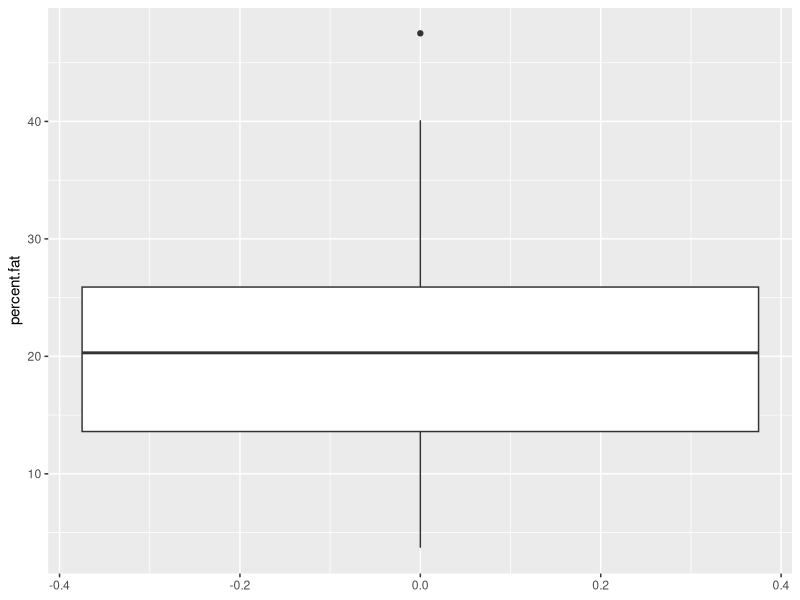
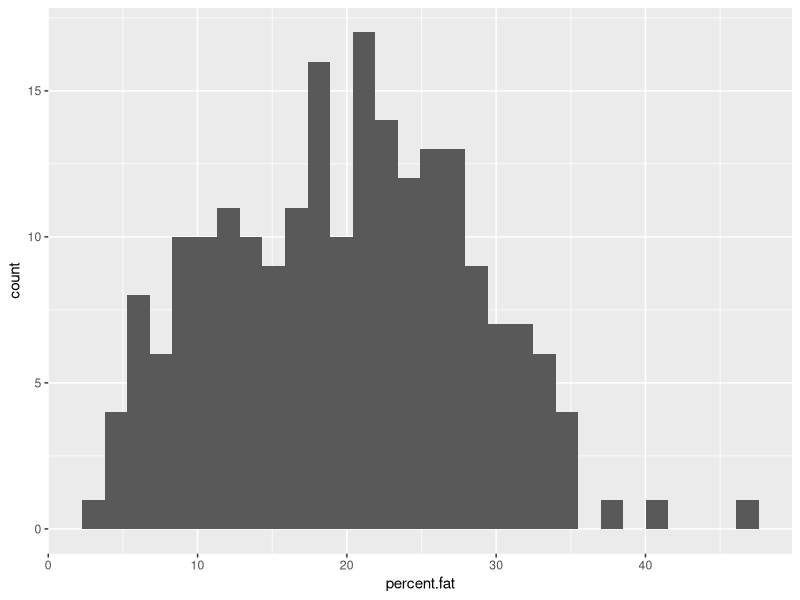
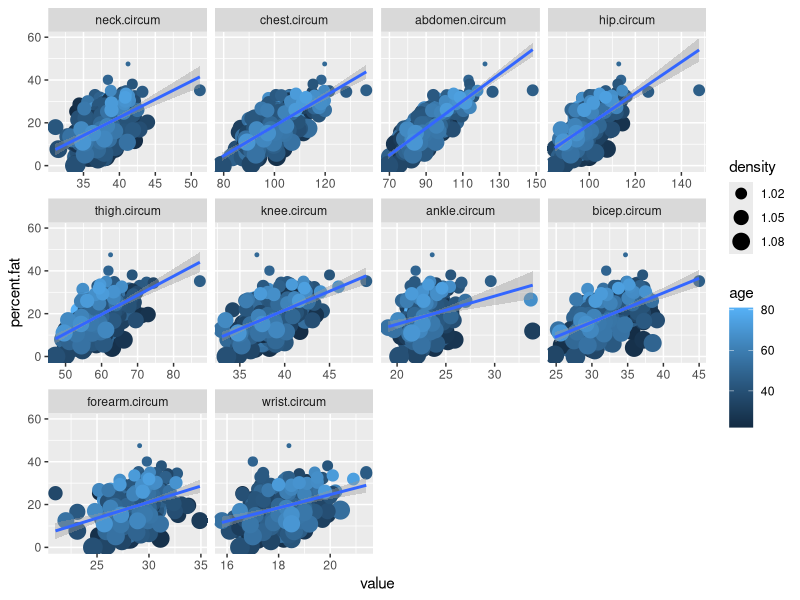

These charts were generated, in order, by the following R code:
## ---- chunk 1
knitr::opts_chunk$set(echo = TRUE)
## ---- chunk 2

library(tidyverse) # Load the Tidyverse package. More info at https://www.tidyverse.org/

body_fat_df <- read_csv("bodyfat.csv", col_names = TRUE) # import the Body Fat Data Frame. Source: http://www-huber.embl.de/users/klaus/BasicR/bodyfat.rda

## ---- chunk 3

dim(body_fat_df) # shows the row number and column number of the data frame
head(body_fat_df, 10) # head it is used to visualize the first 10 (in this case) lines of the dataframe
summary(body_fat_df) # print a short stats report of the data frame
 
# ?<function_name> (e.g. ?dim) gives some info about the function and the grammar. Also help(<function_name>) has a similar use.

## ---- chunk 4

body_fat_df_over_40 <- body_fat_df %>% 
                       filter(age > 40 )

# %>%  this simbol is called "pipe" is way to passing infromation from one function to the following one

body_fat_df_over_age <- body_fat_df %>% 
                       filter(age > 40 & height > 70.00)

body_fat_df_over_age_height <- body_fat_df %>% 
                       filter(age > 40 | height > 70.00)

body_fat_df_over_age_height <- body_fat_df_over_age_height %>% 
                                mutate(BMI = (weight/height^2) * 703 ) %>% # muate here is used to calculate the BMI and add it as a new column to the data frame 
                                select(age, height, weight, BMI, density, percent.fat, everything()) %>%   # re-order the data.frame columns as we want. everything() is used to call all the columns which haven't been called before
                                arrange(desc(BMI)) # this command will sort the data frame columns accordin to the descending BMI order. arrange is reframing the dataframe and desc() is asking to sort them in an descending order.

## ---- chunk 5

plot_hist <- ggplot(body_fat_df_over_age_height, mapping = aes( x = percent.fat)) + # ggplot function is creating the empty graphic 
          geom_histogram() 

plot_box <- ggplot(body_fat_df_over_age_height, mapping = aes( y = percent.fat)) + # ggplot function is creating the empty graphic 
          geom_boxplot() 
# the boxplot shows the quantiles and the median of the data. The qualtiles are dividing the data in top 25% and bottom 25%, the square has 50% of the entire dataset
# with dots ahowinf the outliers. (The x axis in this case is not meaningfull) 

plot_scatter <-ggplot(body_fat_df_over_age_height, aes(BMI, percent.fat))+
                      geom_point(aes(color=age, size=density)) +
                      geom_smooth(method= "lm") 

# To calculate the coefficient and intercept you could use this formula
lm(data = body_fat_df_over_age_height, BMI ~ percent.fat)
# To calculate Pearson correlation of the variable percentage of fat to all the other
cor(body_fat_df_over_age_height, body_fat_df_over_age_height$percent.fat)

## ---- chunk 6

library(reshape2)


body_fat_melt <- body_fat_df %>% 
                 melt(id.vars=c('density', 'percent.fat','age','weight','height')) # melt is using the columns you are listing to create a uniq ID which is the column name/ID, then it stacks the set of columns in a single column (more info: https://i1.wp.com/www.studytrails.com/wp-content/uploads/2016/09/reshape.png).

## ---- chunk 7


plot_scatter <-ggplot(body_fat_melt, aes(value, percent.fat))+
                      geom_point(aes(color=age, size=density)) +
                      geom_smooth(method= "lm") +
                      facet_wrap(~variable, scales = 'free_x')

